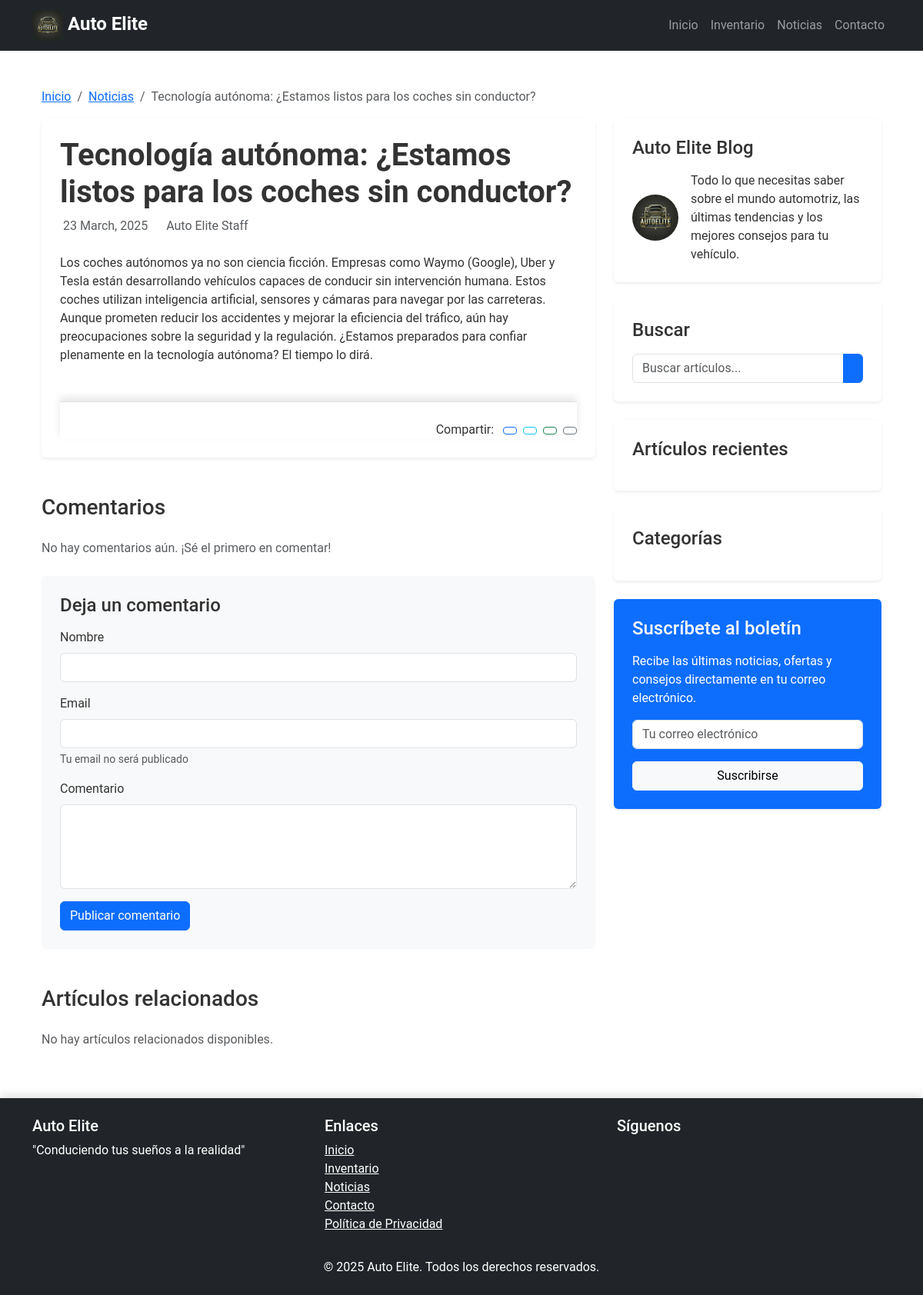
Page /articles/2/ on the committed database.
### autos/models.py (models this page shows, shortened)
class Article(models.Model):
    title = models.CharField(max_length=200)
    content = models.TextField()
    image_url = models.URLField()
    created_at = models.DateTimeField(auto_now_add=True)

### autos/views.py (the view)
# urls.py: path('articles/<int:article_id>/', views.article_detail, name='article_detail'),
def article_detail(request, article_id):
    article = get_object_or_404(Article, id=article_id)
    return render(request, 'article_detail.html', {'article': article})

### autos/templates/article_detail.html (shortened to what this page needs)
{% extends 'base.html' %}
{% load static %}
{% block content %}
<div class="container my-5">
    <nav aria-label="breadcrumb">
        <ol class="breadcrumb">
            <li class="breadcrumb-item"><a href="{% url 'home' %}">Inicio</a></li>
            <li class="breadcrumb-item"><a href="{% url 'articles' %}">Noticias</a></li>
            <li class="breadcrumb-item active" aria-current="page">{{ article.title }}</li>
        </ol>
    </nav>
    <div class="row">
        <div class="col-lg-8">
            <article class="article-content bg-white p-4 rounded shadow-sm">
                <header class="mb-4">
                    <h1 class="article-title fw-bold">{{ article.title }}</h1>
                    <div class="article-meta text-muted">
                        <span class="me-3">{{ article.created_at|date:"d F, Y" }}</span>
                        <span>Auto Elite Staff</span>
                    </div>
                </header>
                <div class="article-body">
                    {{ article.content|safe|linebreaks }}
                </div>
                <footer class="article-footer mt-5 pt-4 border-top">
                    <div class="row align-items-center">
                        <div class="col-md-6">
                            <div class="article-share text-md-end mt-3 mt-md-0">
                                <span class="me-2">Compartir:</span>
                                <a href="https://www.facebook.com/sharer/sharer.php?u={{ request.build_absolute_uri }}" target="_blank" class="btn btn-sm btn-outline-primary me-1" title="Compartir en Facebook">
                                </a>
                                <a href="https://twitter.com/intent/tweet?url={{ request.build_absolute_uri }}&text={{ article.title }}" target="_blank" class="btn btn-sm btn-outline-info me-1" title="Compartir en Twitter">
                                </a>
                                <a href="https://wa.me/?text={{ article.title }}%20{{ request.build_absolute_uri }}" target="_blank" class="btn btn-sm btn-outline-success me-1" title="Compartir en WhatsApp">
                                </a>
                                <a href="mailto:?subject={{ article.title }}&body={{ request.build_absolute_uri }}" class="btn btn-sm btn-outline-secondary" title="Compartir por Email">
                                </a>
                            </div>
                        </div>
                    </div>
                </footer>
            </article>
            <section class="article-comments mt-5">
                <h3 class="mb-4">Comentarios </h3>
                {% if comments %}
                <div class="comments-list">
                    {% for comment in comments %}
                    <div class="comment p-3 mb-3 bg-light rounded">
                        <div class="comment-header d-flex justify-content-between">
                            <div class="comment-author">
                                <span class="fw-bold">{{ comment.name }}</span>
                            </div>
                            <div class="comment-date text-muted">
                                <small>{{ comment.created_at|date:"d M, Y H:i" }}</small>
                            </div>
                        </div>
                        <div class="comment-body mt-2">
                            <p class="mb-0">{{ comment.content }}</p>
                        </div>
                    </div>
                    {% endfor %}
                </div>
                {% else %}
                <p class="text-muted">No hay comentarios aún. ¡Sé el primero en comentar!</p>
                {% endif %}
                <div class="comment-form-wrapper mt-4 p-4 bg-light rounded">
                    <h4 class="mb-3">Deja un comentario</h4>
                    <form id="commentForm" method="post" action="{% url 'article_comment' article.id %}">
                        <div class="mb-3">
                            <label for="commentName" class="form-label">Nombre</label>
                            <input type="text" class="form-control" id="commentName" name="name" required>
                        </div>
                        <div class="mb-3">
                            <label for="commentEmail" class="form-label">Email</label>
                            <input type="email" class="form-control" id="commentEmail" name="email" required>
                            <div class="form-text">Tu email no será publicado</div>
                        </div>
                        <div class="mb-3">
                            <label for="commentContent" class="form-label">Comentario</label>
                            <textarea class="form-control" id="commentContent" name="content" rows="4" required></textarea>
                        </div>
                        <button type="submit" class="btn btn-primary">Publicar comentario</button>
                    </form>
                </div>
            </section>
        </div>
        <div class="col-lg-4 mt-5 mt-lg-0">
            <div class="sidebar-widget mb-4 p-4 bg-white rounded shadow-sm">
                <h4 class="widget-title mb-3">Auto Elite Blog</h4>
                <div class="d-flex align-items-center">
                    <img src="{% static 'images/logo.png' %}" alt="Auto Elite" class="rounded-circle me-3" width="60">
                    <div>
                        <p class="mb-0">Todo lo que necesitas saber sobre el mundo automotriz, las últimas tendencias y los mejores consejos para tu vehículo.</p>
                    </div>
                </div>
            </div>
            <div class="sidebar-widget mb-4 p-4 bg-white rounded shadow-sm">
                <h4 class="widget-title mb-3">Buscar</h4>
                <form action="{% url 'articles' %}" method="get">
                    <div class="input-group">
                        <input type="text" class="form-control" placeholder="Buscar artículos..." name="search">
                        <button class="btn btn-primary" type="submit">
                        </button>
                    </div>
                </form>
            </div>
            <div class="sidebar-widget mb-4 p-4 bg-white rounded shadow-sm">
                <h4 class="widget-title mb-3">Artículos recientes</h4>
            </div>
            <div class="sidebar-widget mb-4 p-4 bg-white rounded shadow-sm">
                <h4 class="widget-title mb-3">Categorías</h4>
            </div>
            <div class="sidebar-widget mb-4 p-4 bg-primary text-white rounded shadow-sm">
                <h4 class="widget-title mb-3">Suscríbete al boletín</h4>
                <p>Recibe las últimas noticias, ofertas y consejos directamente en tu correo electrónico.</p>
                <form id="subscribeForm" action="{% url 'subscribe' %}" method="post">
                    <div class="mb-3">
                        <input type="email" class="form-control" id="subscriberEmail" name="email" placeholder="Tu correo electrónico" required>
                    </div>
                    <button type="submit" class="btn btn-light w-100">Suscribirse</button>
                </form>
            </div>
        </div>
    </div>
    <section class="related-articles mt-5">
        <h3 class="mb-4">Artículos relacionados</h3>
        <div class="row">
            {% for related in related_articles %}
            <div class="col-md-4 mb-4">
                <div class="card h-100">
                    {% if related.image %}
                    <img src="{{ related.image.url }}" class="card-img-top" alt="{{ related.title }}">
                    {% endif %}
                    <div class="card-body">
                        <h5 class="card-title">{{ related.title }}</h5>
                        <p class="card-text text-muted">{{ related.content|striptags|truncatewords:15 }}</p>
                    </div>
                    <div class="card-footer bg-white border-top-0">
                        <a href="{% url 'article_detail' related.id %}" class="btn btn-sm btn-outline-primary">Leer más</a>
                        <small class="text-muted float-end">{{ related.created_at|date:"d M, Y" }}</small>
                    </div>
                </div>
            </div>
            {% empty %}
            <div class="col-12">
                <p class="text-muted">No hay artículos relacionados disponibles.</p>
            </div>
            {% endfor %}
        </div>
    </section>
</div>
{% endblock %}

### autos/static/css/styles.css (style rules this page uses)
body { font-family: 'Roboto', sans-serif; color: #333; }
footer { box-shadow: 0 -5px 10px rgba(0, 0, 0, 0.1); }

### rows in the picture
Article: title "Tecnología autónoma: ¿Estamos listos para los coches sin conductor?", created_at "23 March, 2025", content "Los coches autónomos ya no son ciencia ficción. Empresas como Waymo (Google), Uber y Tesla están desarrollando vehículos capaces de conducir sin intervención humana. Estos coches utilizan inteligencia artificial, sensores y cámaras para navegar por las carreteras. Aunque prometen reducir los accidentes y mejorar la eficiencia del tráfico, aún hay preocupaciones sobre la seguridad y la regulación. ¿Estamos preparados para confiar plenamente en la tecnología autónoma? El tiempo lo dirá."
